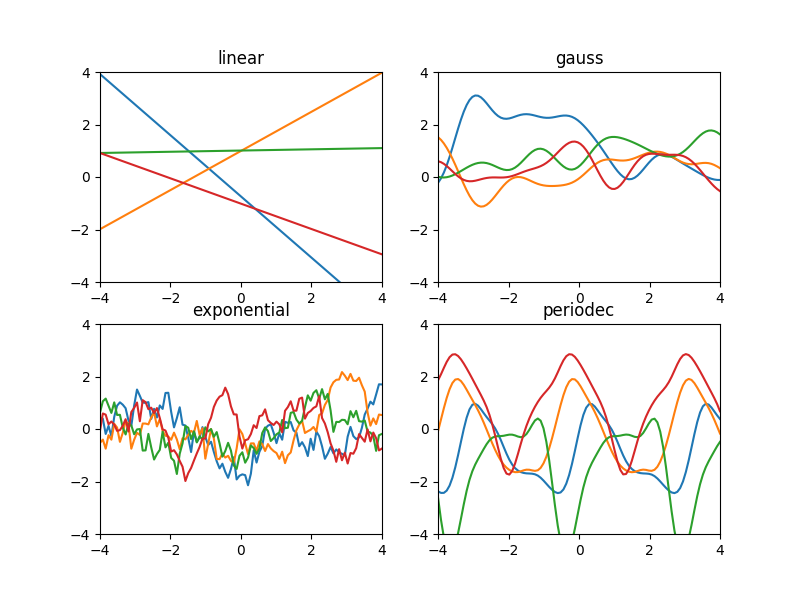

Write the Python code that produced this figure.
### -*-coding:utf-8-*-
## 3.3.2 Various kernels

import numpy as np
import matplotlib.pyplot as plt
import seaborn as sns
from scipy import stats as st

# NOTE: For 1D input 

## define kernel function 
# linear
def linear(x, x_dash):
    return np.array([1,x]).dot(np.array([1,x_dash]))
# gaussian
def gauss(x, x_dash, theta=1.0):
    return np.exp(-1* ((x-x_dash)**2)/theta)
# exponential kernel
def exponential(x, x_dash, theta=1.0):
    return np.exp(-1* np.abs(x-x_dash)/theta)
# periodic kernel
def periodec(x, x_dash, theta1=1.0, theta2=np.pi/6.):
    return np.exp(theta1 * np.cos(np.abs(x - x_dash)/theta2))

## define callback function
def handler(func, *args):
    return func(*args)

# set sampling point
N = 100 # for obtaining smooth line
callbacks = [linear, gauss, exponential,periodec]
titles = ['linear', 'gauss', 'exponential', 'periodec']

# set drawing cambus
plt, ax = plt.subplots(2, 2, figsize=((8,6)))


x = np.linspace(-4,4,N)

for ind,c in enumerate(callbacks):
    # covariance matrix K
    K = [[handler(c,i,j) for i in x for j in x]]
    K = np.array(K).reshape(N,N)

    # sampling from n-D Gaussian distribution
    y = np.random.multivariate_normal(mean=np.zeros(len(x)), cov=K, size=4) # 4 samples

    ## draw
    for yy in y: # 4 iterations
        ax[ind//2][ind%2].plot(x,yy)
    ax[ind//2][ind%2].set_title(titles[ind])
    ax[ind//2][ind%2].set_xlim(-4,4)
    ax[ind//2][ind%2].set_ylim(-4,4)
    
plt.savefig("p075_3.3.2.png")

